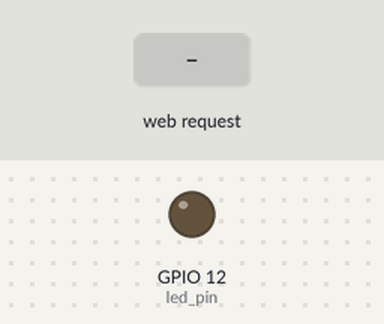
Recording of a sketch running on a simulated ESP32. Parts: output pins drawn as LEDs (lit = HIGH). The test bench sets the inputs (shaded band). WiFi joins after 1.5 s; servers stay silent unless stated; what the sketch prints to the serial monitor is not drawn.

Above: at 7.7 s.
7.8 s: HTTP request GET /index/on received
At 9.0 s:
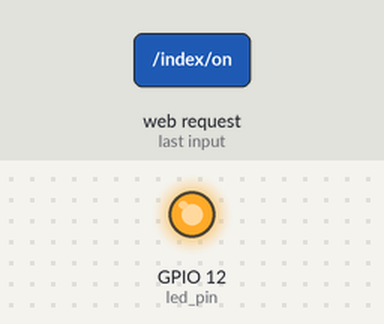
9.3 s: HTTP request GET /index/off received
At 10.2 s:
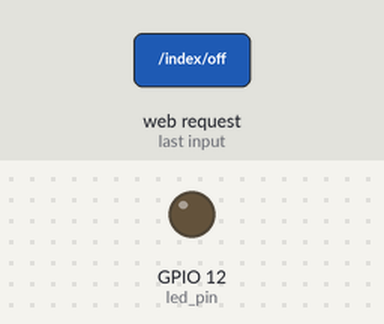
Timing chart, 0 to 12.3 s (numbered marks = the images above; inputs shaded):
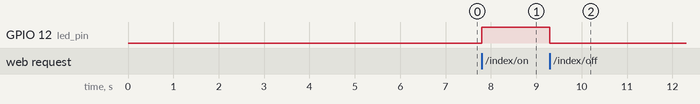

Measured:
- after the input at 7.8 s, GPIO 12 (led_pin): LOW → HIGH at once
- after the input at 9.3 s, GPIO 12 (led_pin): HIGH → LOW at once

The sketch:

stage2.ino
```cpp
#include <WiFi.h>
#include <WebServer.h>
#include <NetworkClient.h>
#include <ESPmDNS.h>
//#include <LittleFS.h>

//定义led引擎
int led_pin = 12;

const char* ssid = "802";
const char* password = "18113936661";
unsigned long startAttemptTime = millis();
const unsigned long timeout = 60000;  // 60秒超时

//创建对象，监听ESP32的80端口
WebServer server(80);

//用于访问服务器根目录时，所以状态码是成功请求
//慢闪一次
void handleRoot() {
  //状态码（相当于有特殊含义的数字，表示请求成功）+内容类型：纯文本+内容
  //server.on(200,text/plain,"Hello from ESP32!");
  //显示网页，监听对象+工具类型+文件位置
  //server.serveStatic("/index", LittleFS, "/index.html");
  //r只读模式打开
  // File file = LittleFS.open("/index.html", "r");
  // server.streamFile(file, "text/html");
  // file.close();  //文件操作之后必须关闭
  String html = "<!DOCTYPE html>\n"
                "<html lang=\"en\">\n"
                "<head>\n"
                "    <meta charset=\"UTF-8\">\n"
                "    <meta name=\"viewport\" content=\"width=device-width, initial-scale=1.0\">\n"
                "    <title>ESP32网页控制LED</title>\n"
                "    <script>\n"
                "     fetch(\"/status\")  // 向 ESP32 请求 LED 状态\n"
                "        .then(res => res.text())\n"//将返回对象转化为纯文本
                "        .then(text => {\n"
                "            document.getElementById(\"state\").innerText = text;\n"//找到网页中ID为"state"的HTML元素，并将其文本内容设置为text变量的值
                "        });\n"
                "    </script>\n"
                "</head>\n"
                "<body>\n"
                "  <h1>控制LED灯</h1>\n"
                "  <h2>当前状态：<span id=\"state\"></span></h2>\n"
                "  <button onclick=\"turnOn()\">打开</button>\n"//点击按钮时，调用turnOn()函数，向ESP32发送"/index/on"请求
                "  <button onclick=\"turnOff()\">关闭</button>\n"
                "  \n"
                "  <script>\n"
                "    function turnOn() {\n"
                "      fetch('/index/on')\n"
                "        .then(response => response.text())\n"
                "        .then(text => {\n"
                "          document.getElementById('state').innerText = 'ON';\n"
                "        });\n"
                "    }\n"
                "    \n"
                "    function turnOff() {\n"
                "      fetch('/index/off')\n"
                "        .then(response => response.text())\n"
                "        .then(text => {\n"
                "          document.getElementById('state').innerText = 'OFF';\n"
                "        });\n"
                "    }\n"
                "  </script>\n"
                "</body>\n"
                "</html>";

  server.send(200, "text/html", html);
}

//访问未定义路径时进行
//快闪两次
void handleNotFound() {
  String message = "File Not Found\n\n";  //使用string而不是char*，一是因为后续拼接，二是自动内存管理，char*多用于小规模确定字符串
  message += "URI: ";
  message += server.uri();
  message += "\nMethod: ";
  message += (server.method() == HTTP_GET) ? "GET" : "POST";
  message += "\nArguments: ";
  message += server.args();  //返回请求携带的参数总量
  message += "\n";
  for (uint8_t i = 0; i < server.args(); i++) {
    message += " " + server.argName(i) + ": " + server.arg(i) + "\n";  //打印第i个参数名和第i个参数值
  }
  server.send(404, "text/plain", message);
  for (int i = 0; i < 2; i++) {
    digitalWrite(led_pin, HIGH);
    delay(500);
    digitalWrite(led_pin, LOW);
  }
}

void setup() {
  // put your setup code here, to run once:

  //点灯
  //设置引脚为输出模式
  pinMode(led_pin, OUTPUT);
  digitalWrite(led_pin, LOW);

  //连接WiFi
  //配置串口屏的通信波特率
  Serial.begin(115200);  //功能：初始化硬件串口（UART），设置通信波特率为115200bps
  //wroom-32等待初始化稳定
  delay(5000);  // while (!Serial) {       //wroom-32的Serial一直是true，不使用循环
                //   delay(100);           //s2/s3的Serial为false表示未初始化，延迟等待初始化或者稳定
                // }

  //开始连接
  Serial.println();
  Serial.println("******************************************************");
  Serial.print("Connecting to ");

  Serial.print("Connecting to WiFi: ");
  Serial.println(ssid);

  WiFi.mode(WIFI_STA);                 //客户端模式
  WiFi.begin(ssid, password);          //链接wifi会自动持续重试
  WiFi.persistent(false);              //避免重复发送请求
  WiFi.setAutoReconnect(true);         //断连后自动重新连接
  WiFi.setTxPower(WIFI_POWER_8_5dBm);  //加强WiFi连接强度
  //是否链接上，加上连接超时机制
  while (WiFi.status() != WL_CONNECTED && millis() - startAttemptTime < timeout) {
    delay(500);
    Serial.print(".");
  }

  if (WiFi.status() != WL_CONNECTED) {
    Serial.println("Failed to connect.");
  } else {
    Serial.println("Successfully connected!");
    Serial.println(WiFi.localIP());
  }

  //启动LittleFS管理
  // if (!LittleFS.begin()) {
  //   Serial.println("An error occurred while mounting LittleFS");
  //   return;
  // }
  //设置ESPmDNS服务器
  if (MDNS.begin("esp32")) {
    Serial.println("MDNS responder started");
  }
  //监听根路径，访问时调用函数
  //server.on类型注册监听不会立即执行监听事件发生的函数，但是必须在ser.begin之前，真正的监听是loop函数里的handleclient
  //直接在index里http请求获取LED状态即可
  server.on("/", handleRoot);  //是函数指针；server.on("/", handleRoot());是调用函数，执行，返回返回值，
  // //监听执行临时函数
  // server.on("/inline", []() {
  //   server.send(200, "text/plain", "this works as well");
  // });                            //是示例里的代码，无实际作用
  //访问未定义路径时执行
  server.onNotFound(handleNotFound);
  //
  server.on("/status", []() {
    server.send(200, "text/plain", digitalRead(led_pin) == HIGH ? "ON" : "OFF");
  });
  server.on("/index/on", HTTP_GET, []() {
    digitalWrite(led_pin, HIGH);
    server.send(200, "text/plain", "LED is ON");
  });

  server.on("/index/off", HTTP_GET, []() {
    digitalWrite(led_pin, LOW);
    server.send(200, "text/plain", "LED is OFF");
  });

  //server.serveStatic("/bootstrap.min.css", LittleFS, "/bootstrap.min.css");
  //启动ESO32网络服务
  server.begin();
  Serial.println("HTTP server started");
}

void loop() {
  // put your main code here, to run repeatedly:
  //handleClient函数实现真实的监听，server.on是注册监听对象以及触发的函数，在handleclient中才会检查监听事件对象是否发生
  server.handleClient();
  delay(2);
}
```
